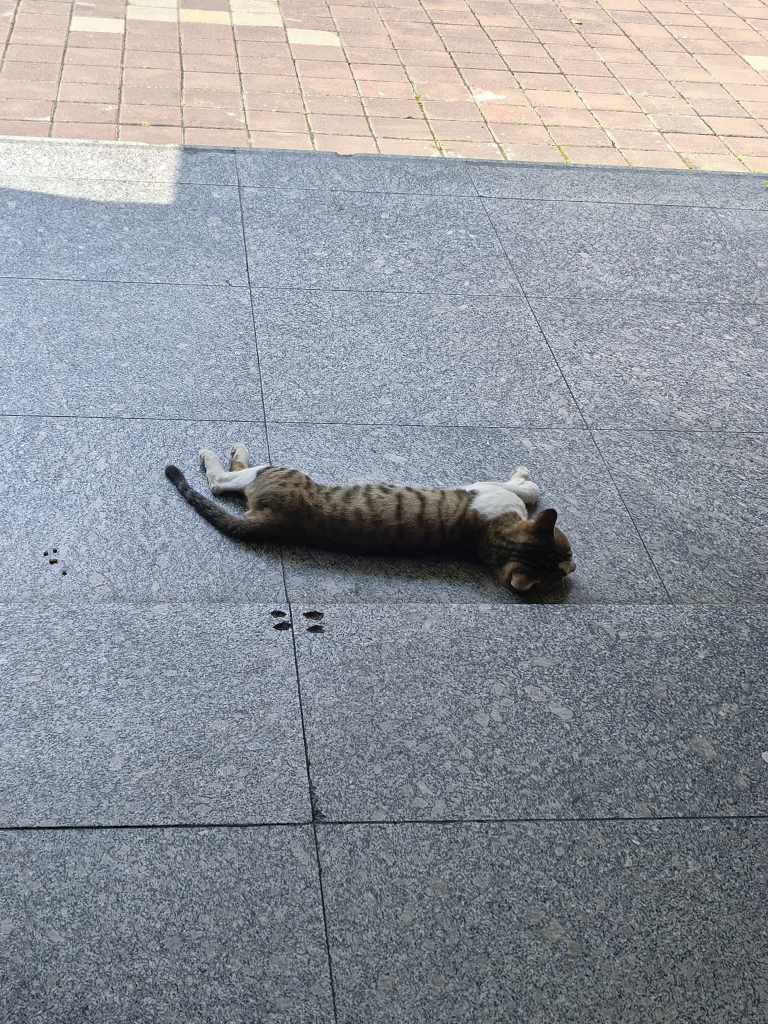
#> input picture ESP32-P4_Function_EV_Board/tools/frames/image001.jpg, 3072 x 4096 px (shown at 1/4 size)
$ python build_scoreboard_asset.py frames/image001.jpg out.png
#> lines starting #> are read from the running program, lines starting #| are printed output that depends on the picture
#!/usr/bin/env python3
"""Convert the rendered first PPT slide to a 1024x600 LVGL RGB565 asset."""

from __future__ import annotations

import argparse
from pathlib import Path

from PIL import Image


def main() -> None:
    parser = argparse.ArgumentParser()
    parser.add_argument("input_image", type=Path)
    parser.add_argument("output_rgb565", type=Path)
    parser.add_argument("--preview", type=Path)
    args = parser.parse_args()

    with Image.open(args.input_image) as source:
#> source is the input picture: PIL image 3072x4096 RGB; mean R, G, B 144.6, 148.7, 155.5
        image = source.convert("RGB").resize((1024, 600), Image.Resampling.LANCZOS)
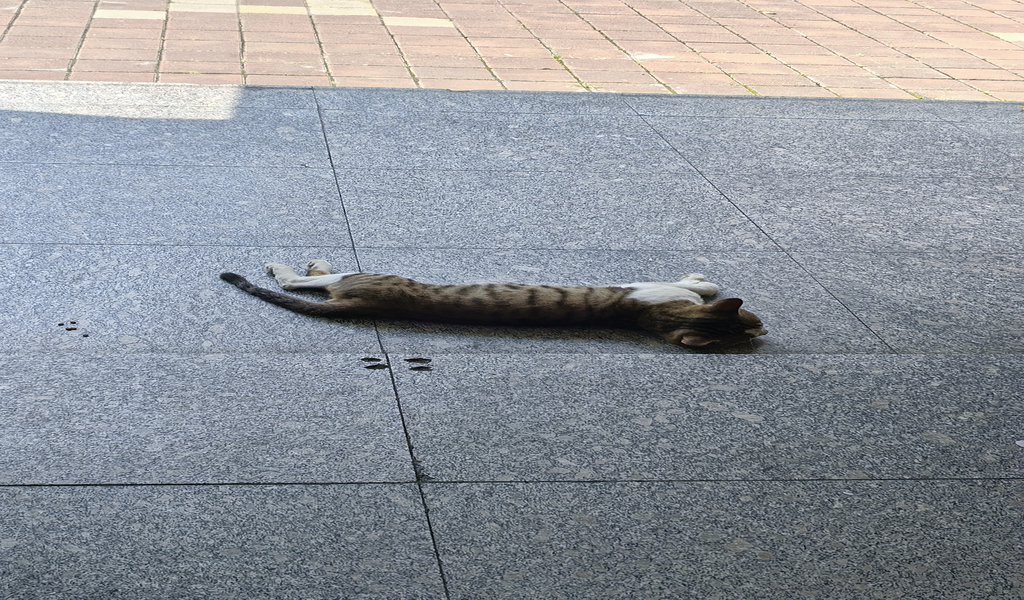
#> image: PIL image 1024x600 RGB; mean R, G, B 144.6, 148.7, 155.5

    if args.preview:
        args.preview.parent.mkdir(parents=True, exist_ok=True)
        image.save(args.preview, format="PNG", optimize=True)

    rgb = image.tobytes()
    output = bytearray((len(rgb) // 3) * 2)
    write = 0
    for read in range(0, len(rgb), 3):
        red, green, blue = rgb[read : read + 3]
        pixel = ((red & 0xF8) << 8) | ((green & 0xFC) << 3) | (blue >> 3)
        output[write] = pixel & 0xFF
        output[write + 1] = pixel >> 8
        write += 2
#> this loop made 614400 passes
#> (read, red, green, blue, pixel, write) on passes 2 to 4: (3, 224, 209, 196, 59032, 4), (6, 225, 211, 198, 59032, 6), (9, 220, 207, 194, 56952, 8)
#> after the loop, write = 1228800

    args.output_rgb565.parent.mkdir(parents=True, exist_ok=True)
    args.output_rgb565.write_bytes(output)
    print(f"wrote {args.output_rgb565} ({len(output)} bytes)")
#| wrote out.png (1228800 bytes)


if __name__ == "__main__":
    main()

$ run again, on ESP32-P4_Function_EV_Board/tools/frames/image003.jpg
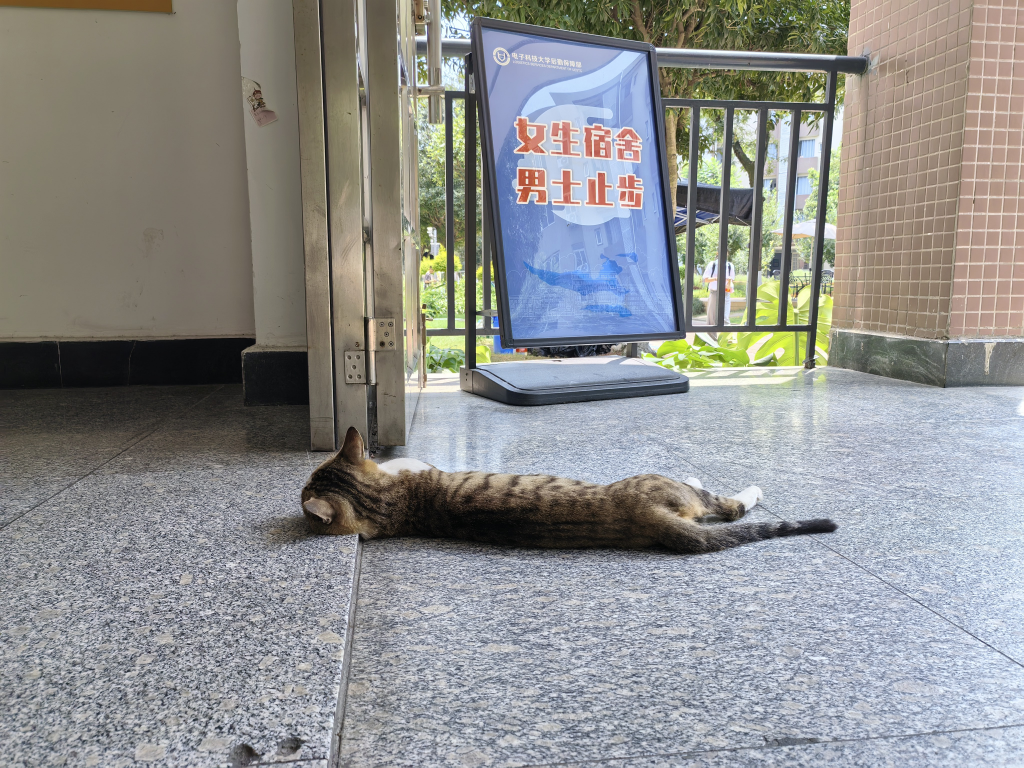
#> input picture ESP32-P4_Function_EV_Board/tools/frames/image003.jpg, 4096 x 3072 px (shown at 1/4 size)
#> in main, source is the input picture: PIL image 4096x3072 RGB; mean R, G, B 141.7, 142.4, 141.6
#> in main, `image = source.convert("RGB").resize((1024, 600), Image.Resampling.LAN..`:
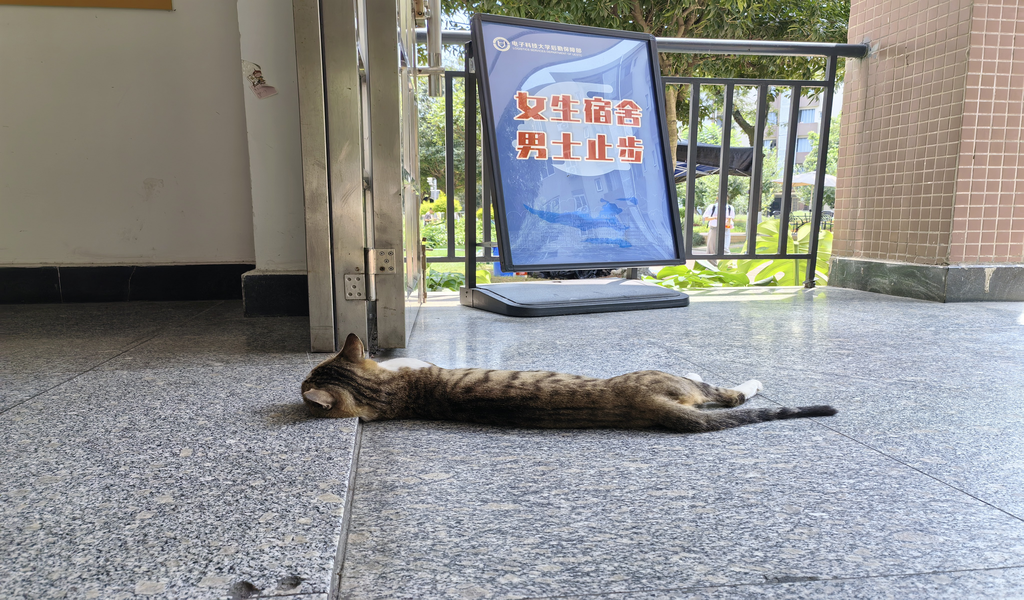
#> image: PIL image 1024x600 RGB; mean R, G, B 141.7, 142.4, 141.5
#> the loop in main, `for read in range(0, len(rgb), 3):` made 614400 passes
#> (read, red, green, blue, pixel, write) on passes 2 to 4: (3, 118, 80, 33, 29316, 4), (6, 118, 80, 34, 29316, 6), (9, 118, 80, 36, 29316, 8)
#> after the loop in main, `for read in range(0, len(rgb), 3):`: write = 1228800
#| wrote out.png (1228800 bytes)

$ run again, on ESP32-P4_Function_EV_Board/tools/frames/image004.jpg
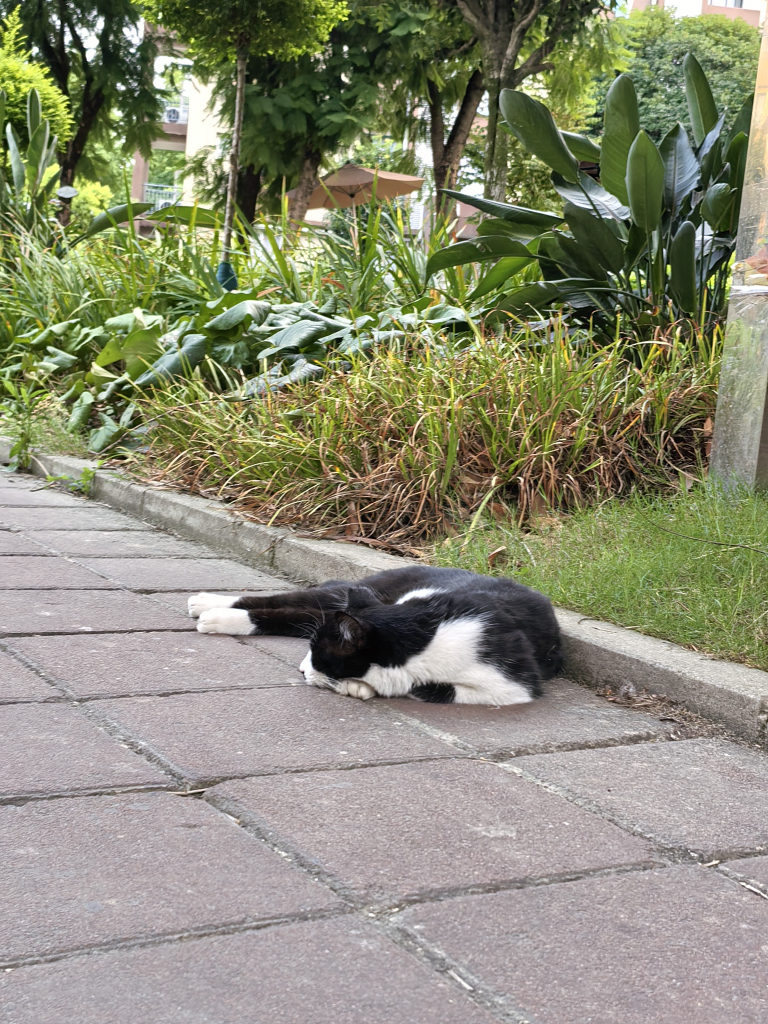
#> input picture ESP32-P4_Function_EV_Board/tools/frames/image004.jpg, 3072 x 4096 px (shown at 1/4 size)
#> in main, source is the input picture: PIL image 3072x4096 RGB; mean R, G, B 139.1, 139.8, 117.8
#> in main, `image = source.convert("RGB").resize((1024, 600), Image.Resampling.LAN..`:
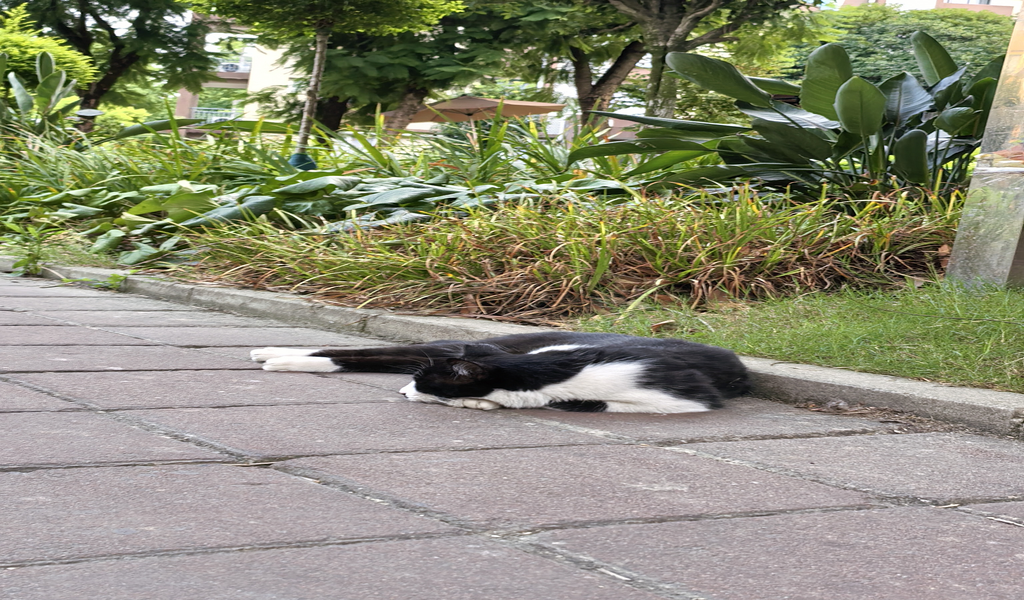
#> image: PIL image 1024x600 RGB; mean R, G, B 139, 139.7, 117.8
#> the loop in main, `for read in range(0, len(rgb), 3):` made 614400 passes
#> (read, red, green, blue, pixel, write) on passes 2 to 4: (3, 154, 165, 158, 40243, 4), (6, 89, 103, 86, 23338, 6), (9, 67, 84, 62, 17063, 8)
#> after the loop in main, `for read in range(0, len(rgb), 3):`: write = 1228800
#| wrote out.png (1228800 bytes)
